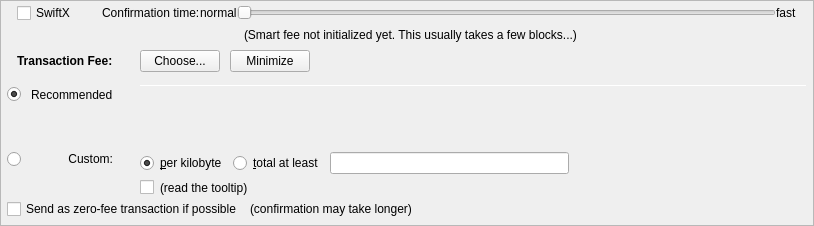
         <widget class="QFrame" name="frameFee">
          <property name="sizePolicy">
           <sizepolicy hsizetype="Expanding" vsizetype="Expanding">
            <horstretch>0</horstretch>
            <verstretch>0</verstretch>
           </sizepolicy>
          </property>
          <property name="maximumSize">
           <size>
            <width>16777215</width>
            <height>16777215</height>
           </size>
          </property>
          <property name="frameShape">
           <enum>QFrame::StyledPanel</enum>
          </property>
          <property name="frameShadow">
           <enum>QFrame::Sunken</enum>
          </property>
          <layout class="QVBoxLayout" name="verticalLayoutFee1">
           <property name="spacing">
            <number>0</number>
           </property>
           <property name="leftMargin">
            <number>0</number>
           </property>
           <property name="topMargin">
            <number>0</number>
           </property>
           <property name="rightMargin">
            <number>0</number>
           </property>
           <property name="bottomMargin">
            <number>0</number>
           </property>
           <item>
            <layout class="QVBoxLayout" name="verticalLayoutFee2" stretch="0,0,0,0">
             <property name="spacing">
              <number>0</number>
             </property>
             <property name="leftMargin">
              <number>6</number>
             </property>
             <property name="topMargin">
              <number>0</number>
             </property>
             <property name="rightMargin">
              <number>6</number>
             </property>
             <item>
              <layout class="QVBoxLayout" name="verticalLayout_feeConf">
               <property name="spacing">
                <number>0</number>
               </property>
               <property name="leftMargin">
                <number>10</number>
               </property>
               <property name="rightMargin">
                <number>10</number>
               </property>
               <property name="bottomMargin">
                <number>5</number>
               </property>
               <item>
                <layout class="QHBoxLayout" name="horizontalLayoutFee9">
                 <item>
                  <widget class="QCheckBox" name="checkSwiftTX">
                   <property name="enabled">
                    <bool>true</bool>
                   </property>
                   <property name="minimumSize">
                    <size>
                     <width>85</width>
                     <height>0</height>
                    </size>
                   </property>
                   <property name="toolTip">
                    <string>SwiftX technology allows for near instant transactions - A flat fee of 0.01 RTAK applies</string>
                   </property>
                   <property name="text">
                    <string>SwiftX</string>
                   </property>
                  </widget>
                 </item>
                 <item>
                  <widget class="QLabel" name="labelSmartFee3">
                   <property name="text">
                    <string>Confirmation time:</string>
                   </property>
                   <property name="margin">
                    <number>2</number>
                   </property>
                  </widget>
                 </item>
                 <item>
                  <widget class="QLabel" name="labelSmartFeeNormal">
                   <property name="text">
                    <string>normal</string>
                   </property>
                   <property name="margin">
                    <number>8</number>
                   </property>
                  </widget>
                 </item>
                 <item>
                  <widget class="QSlider" name="sliderSmartFee">
                   <property name="minimumSize">
                    <size>
                     <width>0</width>
                     <height>24</height>
                    </size>
                   </property>
                   <property name="minimum">
                    <number>0</number>
                   </property>
                   <property name="maximum">
                    <number>24</number>
                   </property>
                   <property name="pageStep">
                    <number>1</number>
                   </property>
                   <property name="value">
                    <number>0</number>
                   </property>
                   <property name="orientation">
                    <enum>Qt::Horizontal</enum>
                   </property>
                   <property name="invertedAppearance">
                    <bool>false</bool>
                   </property>
                   <property name="invertedControls">
                    <bool>false</bool>
                   </property>
                   <property name="tickPosition">
                    <enum>QSlider::NoTicks</enum>
                   </property>
                  </widget>
                 </item>
                 <item>
                  <widget class="QLabel" name="labelSmartFeeFast">
                   <property name="text">
                    <string>fast</string>
                   </property>
                   <property name="margin">
                    <number>8</number>
                   </property>
                  </widget>
                 </item>
                </layout>
               </item>
               <item>
                <layout class="QHBoxLayout" name="horizontalLayout_recommended_texts">
                 <property name="spacing">
                  <number>0</number>
                 </property>
                 <item>
                  <spacer name="horizontalSpacer_8">
                   <property name="orientation">
                    <enum>Qt::Horizontal</enum>
                   </property>
                   <property name="sizeHint" stdset="0">
                    <size>
                     <width>40</width>
                     <height>20</height>
                    </size>
                   </property>
                  </spacer>
                 </item>
                 <item>
                  <widget class="QLabel" name="labelFeeEstimation">
                   <property name="text">
                    <string/>
                   </property>
                   <property name="margin">
                    <number>2</number>
                   </property>
                  </widget>
                 </item>
                 <item>
                  <widget class="QLabel" name="labelSmartFee2">
                   <property name="text">
                    <string>(Smart fee not initialized yet. This usually takes a few blocks...)</string>
                   </property>
                   <property name="alignment">
                    <set>Qt::AlignLeading|Qt::AlignLeft|Qt::AlignVCenter</set>
                   </property>
                   <property name="wordWrap">
                    <bool>false</bool>
                   </property>
                   <property name="margin">
                    <number>2</number>
                   </property>
                   <property name="indent">
                    <number>-1</number>
                   </property>
                  </widget>
                 </item>
                 <item>
                  <spacer name="horizontalSpacer_3">
                   <property name="orientation">
                    <enum>Qt::Horizontal</enum>
                   </property>
                   <property name="sizeHint" stdset="0">
                    <size>
                     <width>40</width>
                     <height>20</height>
                    </size>
                   </property>
                  </spacer>
                 </item>
                </layout>
               </item>
              </layout>
             </item>
             <item>
              <layout class="QHBoxLayout" name="horizontalLayoutFee1">
               <property name="leftMargin">
                <number>10</number>
               </property>
               <property name="rightMargin">
                <number>10</number>
               </property>
               <property name="bottomMargin">
                <number>0</number>
               </property>
               <item>
                <layout class="QVBoxLayout" name="verticalLayoutFee7">
                 <property name="spacing">
                  <number>0</number>
                 </property>
                 <item>
                  <layout class="QHBoxLayout" name="horizontalLayoutSmartFee">
                   <property name="spacing">
                    <number>10</number>
                   </property>
                   <item>
                    <widget class="QLabel" name="labelFeeHeadline">
                     <property name="sizePolicy">
                      <sizepolicy hsizetype="Preferred" vsizetype="Maximum">
                       <horstretch>0</horstretch>
                       <verstretch>0</verstretch>
                      </sizepolicy>
                     </property>
                     <property name="font">
                      <font>
                       <weight>75</weight>
                       <bold>true</bold>
                      </font>
                     </property>
                     <property name="styleSheet">
                      <string notr="true">font-weight:bold;</string>
                     </property>
                     <property name="text">
                      <string>Transaction Fee:</string>
                     </property>
                    </widget>
                   </item>
                   <item>
                    <widget class="QLabel" name="labelFeeMinimized">
                     <property name="text">
                      <string/>
                     </property>
                    </widget>
                   </item>
                   <item>
                    <widget class="QPushButton" name="buttonChooseFee">
                     <property name="text">
                      <string>Choose...</string>
                     </property>
                    </widget>
                   </item>
                   <item>
                    <widget class="QPushButton" name="buttonMinimizeFee">
                     <property name="toolTip">
                      <string>collapse fee-settings</string>
                     </property>
                     <property name="text">
                      <string>Minimize</string>
                     </property>
                    </widget>
                   </item>
                  </layout>
                 </item>
                 <item>
                  <spacer name="verticalSpacer_5">
                   <property name="orientation">
                    <enum>Qt::Vertical</enum>
                   </property>
                   <property name="sizeHint" stdset="0">
                    <size>
                     <width>1</width>
                     <height>1</height>
                    </size>
                   </property>
                  </spacer>
                 </item>
                </layout>
               </item>
               <item>
                <spacer name="horizontalSpacer_4">
                 <property name="orientation">
                  <enum>Qt::Horizontal</enum>
                 </property>
                 <property name="sizeHint" stdset="0">
                  <size>
                   <width>40</width>
                   <height>20</height>
                  </size>
                 </property>
                </spacer>
               </item>
              </layout>
             </item>
             <item>
              <widget class="QFrame" name="frameFeeSelection">
               <layout class="QVBoxLayout" name="verticalLayoutFee12">
                <property name="spacing">
                 <number>0</number>
                </property>
                <property name="leftMargin">
                 <number>0</number>
                </property>
                <property name="topMargin">
                 <number>0</number>
                </property>
                <property name="rightMargin">
                 <number>0</number>
                </property>
                <property name="bottomMargin">
                 <number>0</number>
                </property>
                <item>
                 <layout class="QGridLayout" name="gridLayoutFee">
                  <property name="topMargin">
                   <number>10</number>
                  </property>
                  <property name="bottomMargin">
                   <number>4</number>
                  </property>
                  <property name="horizontalSpacing">
                   <number>10</number>
                  </property>
                  <property name="verticalSpacing">
                   <number>4</number>
                  </property>
                  <item row="2" column="0">
                   <layout class="QVBoxLayout" name="verticalLayoutFee4" stretch="0">
                    <item>
                     <spacer name="verticalSpacer_2">
                      <property name="orientation">
                       <enum>Qt::Vertical</enum>
                      </property>
                      <property name="sizeHint" stdset="0">
                       <size>
                        <width>1</width>
                        <height>1</height>
                       </size>
                      </property>
                     </spacer>
                    </item>
                   </layout>
                  </item>
                  <item row="3" column="0">
                   <layout class="QVBoxLayout" name="verticalLayoutFee9" stretch="0,1">
                    <item>
                     <widget class="QRadioButton" name="radioCustomFee">
                      <property name="text">
                       <string/>
                      </property>
                      <attribute name="buttonGroup">
                       <string notr="true">groupFee</string>
                      </attribute>
                     </widget>
                    </item>
                    <item>
                     <spacer name="verticalSpacer_6">
                      <property name="orientation">
                       <enum>Qt::Vertical</enum>
                      </property>
                      <property name="sizeHint" stdset="0">
                       <size>
                        <width>1</width>
                        <height>1</height>
                       </size>
                      </property>
                     </spacer>
                    </item>
                   </layout>
                  </item>
                  <item row="3" column="1">
                   <widget class="QLabel" name="labelCustomFee">
                    <property name="text">
                     <string>Custom:</string>
                    </property>
                    <property name="alignment">
                     <set>Qt::AlignRight|Qt::AlignTop|Qt::AlignTrailing</set>
                    </property>
                   </widget>
                  </item>
                  <item row="3" column="4">
                   <layout class="QVBoxLayout" name="verticalLayoutFee8">
                    <property name="spacing">
                     <number>6</number>
                    </property>
                    <item>
                     <layout class="QHBoxLayout" name="horizontalLayoutFee13">
                      <item>
                       <widget class="QRadioButton" name="radioCustomPerKilobyte">
                        <property name="toolTip">
                         <string>If the custom fee is set to 1000 uRTAKs and the transaction is only 250 bytes, then &quot;per kilobyte&quot; only pays 250 uRTAKs in fee,&lt;br /&gt;while &quot;at least&quot; pays 1000 uRTAKs. For transactions bigger than a kilobyte both pay by kilobyte.</string>
                        </property>
                        <property name="text">
                         <string>&amp;per kilobyte</string>
                        </property>
                        <property name="checked">
                         <bool>true</bool>
                        </property>
                        <attribute name="buttonGroup">
                         <string notr="true">groupCustomFee</string>
                        </attribute>
                       </widget>
                      </item>
                      <item>
                       <widget class="QRadioButton" name="radioCustomAtLeast">
                        <property name="toolTip">
                         <string>If the custom fee is set to 1000 uRTAKs and the transaction is only 250 bytes, then &quot;per kilobyte&quot; only pays 250 uRTAKs in fee,&lt;br /&gt;while &quot;total at least&quot; pays 1000 uRTAKs. For transactions bigger than a kilobyte both pay by kilobyte.</string>
                        </property>
                        <property name="text">
                         <string>&amp;total at least</string>
                        </property>
                        <attribute name="buttonGroup">
                         <string notr="true">groupCustomFee</string>
                        </attribute>
                       </widget>
                      </item>
                      <item>
                       <widget class="BitcoinAmountField" name="customFee"/>
                      </item>
                      <item>
                       <spacer name="horizontalSpacer_6">
                        <property name="orientation">
                         <enum>Qt::Horizontal</enum>
                        </property>
                        <property name="sizeHint" stdset="0">
                         <size>
                          <width>1</width>
                          <height>1</height>
                         </size>
                        </property>
                       </spacer>
                      </item>
                     </layout>
                    </item>
                    <item>
                     <layout class="QHBoxLayout" name="horizontalLayoutFee8">
                      <item>
                       <widget class="QCheckBox" name="checkBoxMinimumFee">
                        <property name="toolTip">
                         <string>Paying only the minimum fee is just fine as long as there is less transaction volume than space in the blocks.&lt;br /&gt;But be aware that this can end up in a never confirming transaction once there is more demand for RTAK transactions than the network can process.</string>
                        </property>
                        <property name="text">
                         <string/>
                        </property>
                       </widget>
                      </item>
                      <item>
                       <widget class="QLabel" name="labelMinFeeWarning">
                        <property name="enabled">
                         <bool>true</bool>
                        </property>
                        <property name="toolTip">
                         <string>Paying only the minimum fee is just fine as long as there is less transaction volume than space in the blocks.&lt;br /&gt;But be aware that this can end up in a never confirming transaction once there is more demand for RTAK transactions than the network can process.</string>
                        </property>
                        <property name="text">
                         <string>(read the tooltip)</string>
                        </property>
                        <property name="margin">
                         <number>5</number>
                        </property>
                       </widget>
                      </item>
                      <item>
                       <spacer name="horizontalSpacer_2">
                        <property name="orientation">
                         <enum>Qt::Horizontal</enum>
                        </property>
                        <property name="sizeHint" stdset="0">
                         <size>
                          <width>1</width>
                          <height>1</height>
                         </size>
                        </property>
                       </spacer>
                      </item>
                     </layout>
                    </item>
                   </layout>
                  </item>
                  <item row="1" column="1">
                   <widget class="QLabel" name="labelSmartFee_2">
                    <property name="text">
                     <string>Recommended</string>
                    </property>
                   </widget>
                  </item>
                  <item row="1" column="2">
                   <widget class="QLabel" name="labelSmartFee">
                    <property name="text">
                     <string/>
                    </property>
                    <property name="margin">
                     <number>2</number>
                    </property>
                   </widget>
                  </item>
                  <item row="1" column="0">
                   <widget class="QRadioButton" name="radioSmartFee">
                    <property name="text">
                     <string/>
                    </property>
                    <property name="checked">
                     <bool>true</bool>
                    </property>
                    <attribute name="buttonGroup">
                     <string notr="true">groupFee</string>
                    </attribute>
                   </widget>
                  </item>
                  <item row="0" column="4" rowspan="3">
                   <layout class="QVBoxLayout" name="verticalLayoutFee3" stretch="0,0,0,0">
                    <property name="spacing">
                     <number>6</number>
                    </property>
                    <property name="topMargin">
                     <number>2</number>
                    </property>
                    <property name="bottomMargin">
                     <number>20</number>
                    </property>
                    <item>
                     <widget class="Line" name="line_2">
                      <property name="minimumSize">
                       <size>
                        <width>0</width>
                        <height>1</height>
                       </size>
                      </property>
                      <property name="maximumSize">
                       <size>
                        <width>16777215</width>
                        <height>1</height>
                       </size>
                      </property>
                      <property name="orientation">
                       <enum>Qt::Horizontal</enum>
                      </property>
                     </widget>
                    </item>
                    <item>
                     <layout class="QHBoxLayout" name="horizontalLayoutFee12">
                      <item>
                       <spacer name="horizontalSpacer_5">
                        <property name="orientation">
                         <enum>Qt::Horizontal</enum>
                        </property>
                        <property name="sizeHint" stdset="0">
                         <size>
                          <width>1</width>
                          <height>1</height>
                         </size>
                        </property>
                       </spacer>
                      </item>
                     </layout>
                    </item>
                    <item>
                     <spacer name="verticalSpacer_4">
                      <property name="orientation">
                       <enum>Qt::Vertical</enum>
                      </property>
                      <property name="sizeHint" stdset="0">
                       <size>
                        <width>1</width>
                        <height>1</height>
                       </size>
                      </property>
                     </spacer>
                    </item>
                    <item>
                     <spacer name="verticalSpacer_3">
                      <property name="orientation">
                       <enum>Qt::Vertical</enum>
                      </property>
                      <property name="sizeHint" stdset="0">
                       <size>
                        <width>20</width>
                        <height>40</height>
                       </size>
                      </property>
                     </spacer>
                    </item>
                   </layout>
                  </item>
                 </layout>
                </item>
                <item>
                 <layout class="QHBoxLayout" name="horizontalLayoutFee5" stretch="0,0,0">
                  <property name="spacing">
                   <number>8</number>
                  </property>
                  <property name="bottomMargin">
                   <number>4</number>
                  </property>
                  <item>
                   <widget class="QCheckBox" name="checkBoxFreeTx">
                    <property name="text">
                     <string>Send as zero-fee transaction if possible</string>
                    </property>
                   </widget>
                  </item>
                  <item>
                   <widget class="QLabel" name="labelFreeTx">
                    <property name="text">
                     <string>(confirmation may take longer)</string>
                    </property>
                    <property name="margin">
                     <number>5</number>
                    </property>
                   </widget>
                  </item>
                  <item>
                   <spacer name="horizontalSpacerFee5">
                    <property name="orientation">
                     <enum>Qt::Horizontal</enum>
                    </property>
                    <property name="sizeHint" stdset="0">
                     <size>
                      <width>1</width>
                      <height>1</height>
                     </size>
                    </property>
                   </spacer>
                  </item>
                 </layout>
                </item>
                <item>
                 <spacer name="verticalSpacerFee2">
                  <property name="orientation">
                   <enum>Qt::Vertical</enum>
                  </property>
                  <property name="sizeHint" stdset="0">
                   <size>
                    <width>1</width>
                    <height>1</height>
                   </size>
                  </property>
                 </spacer>
                </item>
               </layout>
              </widget>
             </item>
             <item>
              <spacer name="verticalSpacerFee">
               <property name="orientation">
                <enum>Qt::Vertical</enum>
               </property>
               <property name="sizeHint" stdset="0">
                <size>
                 <width>800</width>
                 <height>1</height>
                </size>
               </property>
              </spacer>
             </item>
            </layout>
           </item>
          </layout>
         </widget>
